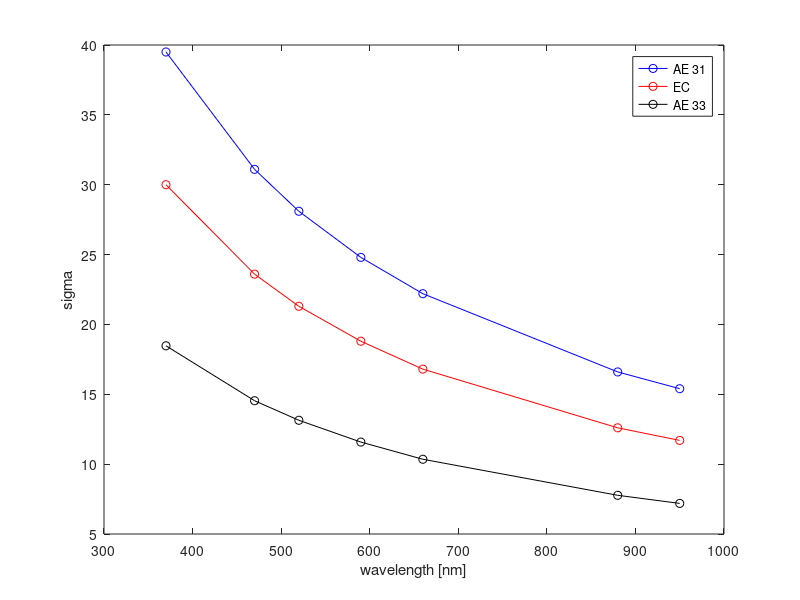

This chart was generated by the following MATLAB code: (Note: this script raises an error after producing the figure.)
function aeth = proc_aeth_2spot


% Aetheometer mass absorption cross-sections
% These aren't final form.
% Ultimately would want to quantitatively assess:
%    A) The explicit benefit of different duration box-car smoothing on
%    PSAP and on AE33.  Looks likely that Allan variance will limit benefit
%    of longer averaging of AE33 to fairly short durations.
%    B)Quantitative bi-square regression of PSAP vs AE33, both uncorrected
%    C)Quantitative bi-square regression of PSAP vs AE33, both corrected
%    for filter loading, multiple scattering
%    D) Consistent method to assess statistical noise.  Maybe need to
%    request a test with filtered air?

spec_attn.AE31.nm = [370,470,520,590,660,880,950];
spec_attn.AE31.sigma = [39.5, 31.1, 28.1, 24.8, 22.2, 16.6, 15.4];
spec_attn.AE31.P = polyfit(log(spec_attn.AE31.nm./1000), log(spec_attn.AE31.sigma), 1);P.AE31 = spec_attn.AE31.P;

spec_attn.EC.nm = [370,470,520,590,660,880,950];
spec_attn.EC.sigma = [30,23.6,21.3,18.8, 16.8, 12.6, 11.7];
spec_attn.EC.P = polyfit(log(spec_attn.EC.nm./1000), log(spec_attn.EC.sigma), 1);P.EC = spec_attn.EC.P ;

%From Aeth33 manual

spec_attn.AE33.nm = [370,470,520,590,660,880,950];
spec_attn.AE33.sigma = [18.47, 14.54, 13.14, 11.58, 10.35, 7.77, 7.19];
spec_attn.AE33.P = polyfit(log(spec_attn.AE33.nm./1000), log(spec_attn.AE33.sigma), 1);P.AE33 = spec_attn.AE33.P;

% 
% 
figure; 
plot(spec_attn.AE31.nm, spec_attn.AE31.sigma, 'bo-', ...
   spec_attn.EC.nm, spec_attn.EC.sigma, 'ro-', ...
   spec_attn.AE33.nm, spec_attn.AE33.sigma, 'ko-');
lg = legend('AE 31','EC','AE 33');set(lg,'interp','none');
xlabel('wavelength [nm]');
ylabel('sigma')
logx; logy;

% The function "anc_bundle_files" reads one or more ARM netcdf files and 
% concatenates or 'bundles' them together into a single structure
% psap3w = ARM_display_beta;
aeth = anc_bundle_files(getfullname('*aosae*.nc','aeth')); % aeth = ARM_display_beta;
ae_data = aeth.vdata;
ae_data.time = aeth.time;
ae_meta.vars = aeth.vatts;
ae_meta.global = aeth.gatts;

% Make figure, prompt user to zoom into region for normalization. 
figure_(7) ; plot(aeth.time, ae_data.reference_intensity(2,:),'-'); dynamicDateTicks;
menu('Zoom into a period of time over which to normalize the signals...','OK, done'); xl = xlim;

xl_ = aeth.time>=xl(1) & aeth.time<=xl(2);
ref = ae_data.reference_intensity; ref(ref<0) = NaN; mean_ref = meannonan(ref(:,xl_)')';
figure_(7); these = plot(ae_data.time, ref(2,:)./(mean_ref(2)*ones(size(aeth.time))), '-'); 
% recolor(these,ae_data.wavelength(2));
dynamicDateTicks; axs(1) = gca; title('Reference'); 

samp2 = aeth.vdata.sample_intensity_spot_2; samp2(samp2<0|isnan(ref)) = NaN; mean_samp2 = meannonan(samp2(:,xl_)')';
figure_(8); these = plot(aeth.time, samp2(2,:)./(mean_samp2(2)*ones(size(aeth.time))), '-'); 
% recolor(these,aeth.vdata.wavelength);
dynamicDateTicks; axs(2) = gca; title('Intensity Spot 2'); 

samp1 = aeth.vdata.sample_intensity_spot_1; samp1(samp1<0|isnan(ref)) = NaN; mean_samp1 = meannonan(samp1(:,xl_)')';

figure_(9); these = plot(aeth.time, samp1(2,:)./(mean_samp1(2)*ones(size(aeth.time))), '-'); 
% recolor(these,aeth.vdata.wavelength);
dynamicDateTicks; axs(3) = gca; title('Intensity Spot 1'); 


linkaxes(axs,'x');
% linkexes(axs,'xy');

% According to manual, define ATN0 when bit 1 = 0 and bit 2 = 1
ii = find( ~bitget(aeth.vdata.instrument_status,1) & bitget(aeth.vdata.instrument_status,2));

tr_1 = aeth.vdata.sample_intensity_spot_1./aeth.vdata.reference_intensity; 
tr_2 = aeth.vdata.sample_intensity_spot_2./aeth.vdata.reference_intensity; 
Tr_1 = tr_1; Tr_2 = tr_2;
for aa = ii
    Tr_1(:,aa:end) = tr_1(:,aa:end)./(tr_1(:,aa)*ones(size(aeth.time(aa:end))));
    Tr_2(:,aa:end) = tr_2(:,aa:end)./(tr_2(:,aa)*ones(size(aeth.time(aa:end))));
end

figure_; these = plot(aeth.time,Tr_1(2,:), '-'); title('Tr spot 1'); dynamicDateTicks;
axs(4) = gca; % ylim([-.1, 1.1]);
recolor(these,[aeth.vdata.wavelength ; aeth.vdata.wavelength]); colorbar;
xl = xlim;


figure; plot(aeth.time, ae_data.power_supply_temperature,'-'); dynamicDateTicks
legend('power supply temperature');
xlim(xl);

% ARM_display_beta;
 % According to Gunnar, we have tape 8050 with an assumed Zeta 0.025
% % Also according MaGee according to Gunnar, AE33 spot size is 10 mm diam
spot_area = pi .* 5.^2;
% The function "smooth_Bab" applies a 60-second box-car smoother to the transmittance
% and integrates the sample flow over the same temporal window to produce
% raw absorption coefficients Bab_raw and also reports the integrated
% volume and effective length for the supplied spot_are. 
% Note that the 60-second smoother is a sliding window so the data is still
% provided at 1-second intervals
% Also, "smooth_Bab" was modified to accept a multi-dimensional Tr which
% saves some processing time by not needing to re-integrate the same sample
% flow for each supplied Tr.

disp('Be patient, the integral and smoother take a little while');

tic
[Bab_1_raw_1m, dV1_ss, dL1_ss] = smooth_Bab(aeth.time, aeth.vdata.sample_flow_rate_spot_1, Tr_1,60, spot_area);toc
tic
[Bab_1_raw_3m] = smooth_Bab(aeth.time, aeth.vdata.sample_flow_rate_spot_1, Tr_1,180, spot_area);toc
[Bab_1_raw_2m] = smooth_Bab(aeth.time, aeth.vdata.sample_flow_rate_spot_1, Tr_1,120, spot_area);toc
[Bab_1_raw_30s] = smooth_Bab(aeth.time, aeth.vdata.sample_flow_rate_spot_1, Tr_1,30, spot_area);toc

figure; plot(aeth.time, Bab_1_raw_30s(2,:), '.',aeth.time, Bab_1_raw_1m(2,:), 'x',...
    aeth.time, Bab_1_raw_2m(2,:),'o',aeth.time, Bab_1_raw_3m(2,:),'*'); 
dynamicDateTicks;zoom('on');
legend('Ba AE33 30s','Ba AE33 1m','Ba AE33 2m','Ba AA33 3m')

[Bab_2_raw_1m, dV2_ss, dL2_ss] = smooth_Bab(aeth.time, aeth.vdata.sample_flow_rate_spot_2, Tr_2,60, spot_area);toc
[Bab_2_raw_5m] = smooth_Bab(aeth.time, aeth.vdata.sample_flow_rate_spot_2, Tr_2,300, spot_area);toc
[Bab_2_raw_10s] = smooth_Bab(aeth.time, aeth.vdata.sample_flow_rate_spot_2, Tr_2,10, spot_area);toc


Wein_C = 1.57; % Weingartner multiple scattering correction parameter C
Wein_C = 1.39; % C consistent with lab testing at TROPOS in Leipzig.
% Wein_C = 1.77; % Weingartner multiple scattering correction parameter C
 % suggestion from Gunnar that we use zeta 0.025
 % results in a strong match between McGee reported BC values (smoothed to
 % 60s) and my 1m comparable value computed from raw intensities with
 % Wein_C = 1.39 and zeta correction applied. 
zeta_leak = 0.025; 
Bab_1_1m= Bab_1_raw_1m./(Wein_C.*(1-zeta_leak)); Bab_2_1m = Bab_2_raw_1m./(Wein_C.*(1-zeta_leak));

figure; plot(aeth.time, Bab_1_raw_1m(2,:), '-x', psap1s.time, psap1s.vdata.Ba_B_raw,'kx-'); dynamicDateTicks
%The values for B2_raw and B1_raw are from the raw file reported by AE33
B2_raw = aeth.vdata.equivalent_black_carbon_spot_2_uncorrected;
B1_raw = aeth.vdata.equivalent_black_carbon_spot_1_uncorrected;

% The values for B1 and B2 below are computed from the raw intensities in
% the file but have been averaged as per smooth_Bab
% units.  Bab is in 1/Mm.  sigma is m2/g but BC is in ng/m^3
B1 = 1e3.*Bab_1_1m ./ (spec_attn.AE33.sigma' * ones([1,length(aeth.time)]));
B2 = 1e3.*Bab_2_1m ./(spec_attn.AE33.sigma' * ones([1,length(aeth.time)]));

v = axis;
figure; plot(aeth.time, B1(2,:), 'x',smooth(aeth.time,60), smooth(B1_raw(2,:),60),'o'); dynamicDateTicks; zoom('on');
legend('mine BC','McGee BC');
axis(v)
% What follows is the unsuccessful attempt to reproduce the loading factor
% K.  I'm pretty sure I've derived it correctly but the definition below
% fails to reproduce the raw values reported in the AE33 ASCII stream.
% Seems like there is some black magic going on, possibly the weighting
% described in Drinovec (doi:10.5194/amt-8-1965-2015) 
ATN1 = -100.*(log(Tr_1));
ATN2 = -100.*(log(Tr_2));
K = (B1-B2)./(B1.*ATN2-B2.*ATN1);

%The following values are "downsampled" to a 60-second grid.
aeth_1m.time = downsample(aeth.time,60);
aeth_1m.B1_raw = downsample(B1_raw',60)';
aeth_1m.B2_raw = downsample(B2_raw',60)';
aeth_1m.B1_cjf = downsample(B1',60)';
aeth_1m.B2_cjf = downsample(B2',60)';
aeth_1m.K_raw = downsample(aeth.vdata.loading_correction_factor',60)';
aeth_1m.ATN1 = interp1(aeth.time, ATN1',aeth_1m.time,'nearest')';
aeth_1m.ATN2 = interp1(aeth.time, ATN2',aeth_1m.time,'nearest')';
aeth_1m.K = (aeth_1m.B1_cjf-aeth_1m.B2_cjf)./(aeth_1m.B1_cjf.*aeth_1m.ATN2-aeth_1m.B2_cjf.*aeth_1m.ATN1);
aeth_1m.K = downsample(K',60)';
aeth_1m.Ba_1 = downsample(Bab_1',60)';
aeth_1m.Ba_2 = downsample(Bab_2',60)';

%The following samples are "downsampled" to a 5-minute grid
aeth_5m.time = downsample(aeth.time,300);
aeth_5m.B1_raw = downsample(B1_raw',300)';
aeth_5m.B2_raw = downsample(B2_raw',300)';
aeth_5m.B1_cjf = downsample(B1',300)';
aeth_5m.B2_cjf = downsample(B2',300)';
aeth_5m.K_raw = downsample(aeth.vdata.loading_correction_factor',300)';
aeth_5m.ATN1 = interp1(aeth.time, ATN1',aeth_5m.time,'nearest')';
aeth_5m.ATN2 = interp1(aeth.time, ATN2',aeth_5m.time,'nearest')';
aeth_5m.K = (aeth_5m.B1_cjf-aeth_5m.B2_cjf)./(aeth_5m.B1_cjf.*aeth_5m.ATN2-aeth_5m.B2_cjf.*aeth_5m.ATN1);
aeth_5m.K = downsample(K',300)';
aeth_5m.Ba_1 = downsample(Bab_1',300)';
aeth_5m.Ba_2 = downsample(Bab_2',300)';

%Compare the 5-minute averages of my computed BC values (which used a
%60-degree sliding window in Transmittance) with a straight 5-minute
%average of the raw AE33 reported BC which were computed from 1-s data
figure; plot(aeth_5m.time, aeth_5m.B1_cjf([2,3,5],:)./aeth_5m.B1_raw([2,3,5],:),'.'); 
dynamicDateTicks;  title('BC1 mine / MaGee');ylim([0.5,1.3]);

% Same as above but for the canonical wavelegth #6
figure; plot(aeth_5m.time, aeth_5m.B1_cjf([6],:),'o',aeth_5m.time, aeth_5m.B1_raw([6],:),'x'); 
dynamicDateTicks;  legend('BC1 mine','BC1 MaGee')

% Plot the loading factor reported in the AE33 file and my unsuccessful attempt to
% reproduce it.
figure; these = plot(aeth.time, aeth.vdata.loading_correction_factor,'.'); recolor(these,aeth.vdata.wavelength);
figure; these = plot(aeth.time, K, '-'); recolor(these, aeth.vdata.wavelength); 
linkexes

% Same as above  but for 5m averages.
figure; plot(aeth_5m.time, aeth_5m.K(1:4,:), '.', aeth_5m.time, aeth_5m.K_raw([1 3],:),'k.')
% ,aeth_1m.time, aeth_1m.B1_cjf([2,3,5],:),'o'); 
dynamicDateTicks;  


return